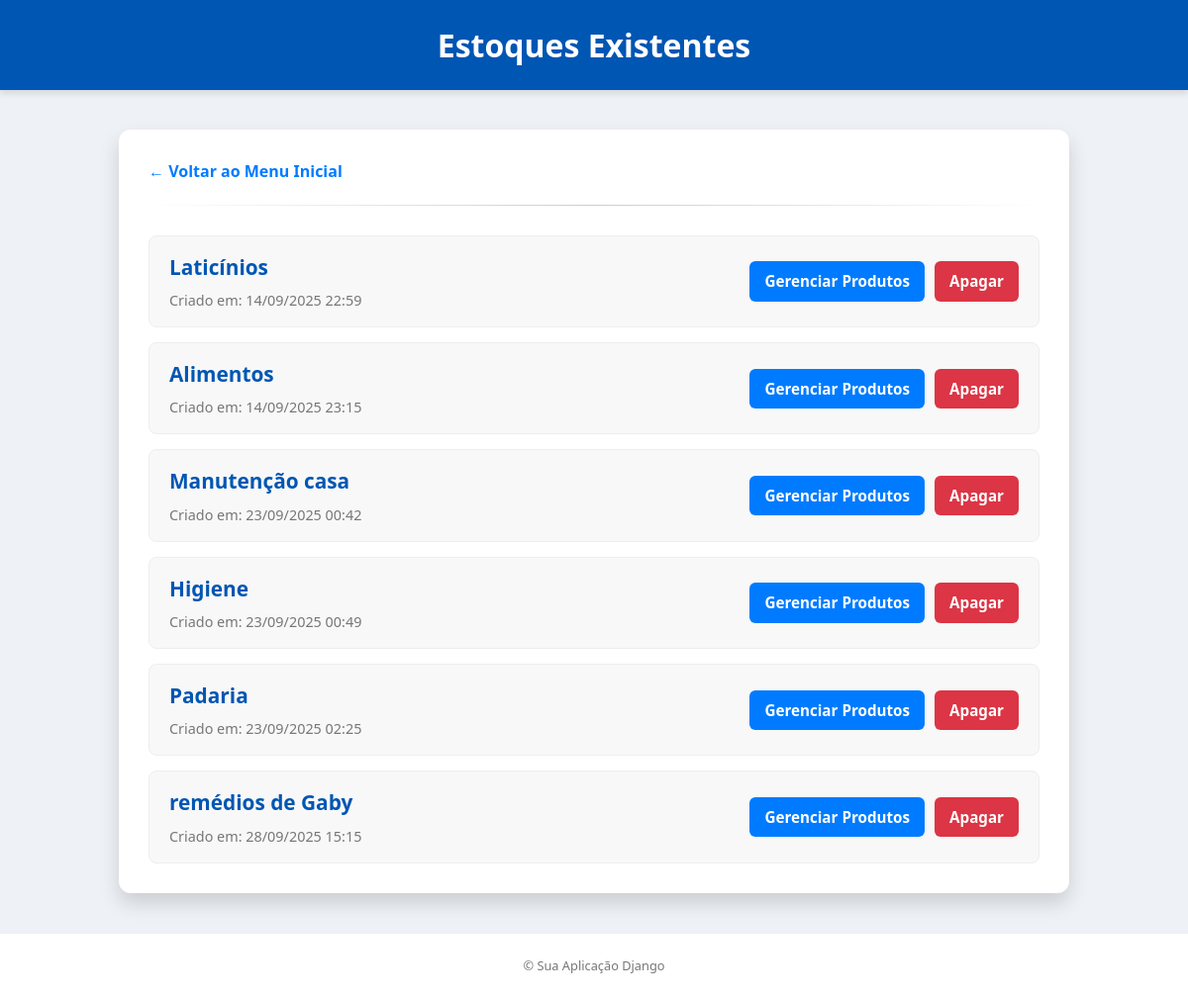
The app's page /estoques/ with its own data.
### core/models.py (models this page shows, shortened)
class Estoque(models.Model):
    nome = models.CharField(
        max_length=100,
        unique=True,
        help_text="Nome do estoque (ex: 'Cozinha', 'Garagem')."
    )
    data_criacao = models.DateTimeField(
        auto_now_add=True,
        help_text="Data e hora em que o estoque foi criado."
    )

### core/views.py (the view)
# urls.py: path('estoques/', views.listar_estoques, name='listar_estoques'),
def listar_estoques(request):
    estoques = Estoque.objects.all()
    context = {
        'estoques': estoques,
    }
    return render(request, 'core/listar_estoques.html', context)

### core/templates/core/listar_estoques.html (shortened to what this page needs)
<!DOCTYPE html>
<html lang="pt-br">
<head>
    {% load static %}
    <link rel="stylesheet" href="{% static 'css/style.css' %}">
</head>
<body>
    <header>
        <h1>Estoques Existentes</h1>
    </header>
    <main class="estoque-list-container">
        <div class="menu-action-bar">
            <a href="{% url 'home' %}" class="back-button">← Voltar ao Menu Inicial</a>
        </div>
        <hr>
        {% if estoques %}
            <div class="estoque-list">
            {% for estoque in estoques %}
                <div class="estoque-item">
                    <div class="estoque-info">
                        <h2>{{ estoque.nome }}</h2>
                        <span class="estoque-date">Criado em: {{ estoque.data_criacao|date:"d/m/Y H:i" }}</span>
                    </div>
                    <div class="estoque-actions">
                        <a href="{% url 'gerenciar_produtos' estoque.id %}" class="action-button primary-action">
                            Gerenciar Produtos
                        </a>
                        <a href="{% url 'apagar_estoque' estoque.id %}" class="action-button danger-action">
                            Apagar
                        </a>
                    </div>
                </div>
            {% endfor %}
            </div>
        {% else %}
            <div class="empty-state">
                <p>Não existem estoques cadastrados.</p>
                <a href="{% url 'criar_estoque' %}" class="action-button primary-action">Criar Novo Estoque</a>
            </div>
        {% endif %}
    </main>
    <footer>
        <p>&copy; Sua Aplicação Django</p>
    </footer>
</body>
</html>

### static/css/style.css (style rules this page uses)
body { font-family: 'Segoe UI', Tahoma, Geneva, Verdana, sans-serif; background-color: #eef1f5; color: #333; margin: 0; padding: 0; line-height: 1.6; display: flex; flex-direction: column; align-items: center; min-height: 100vh; }
header { background-color: #0056b3; color: white; width: 100%; padding: 20px 0; text-align: center; box-shadow: 0 4px 6px rgba(0, 0, 0, 0.1); }
header h1 { margin: 0; font-size: 2em; }
hr { border: 0; height: 1px; background-image: linear-gradient(to right, rgba(0, 0, 0, 0), #ccc, rgba(0, 0, 0, 0)); margin-bottom: 25px; }
footer { margin-top: auto; padding: 10px 0; width: 100%; text-align: center; color: #777; font-size: 0.8em; border-top: 1px solid #eee; background-color: #fff; }
.estoque-list-container { background-color: #ffffff; padding: 30px; margin: 40px 20px; border-radius: 12px; box-shadow: 0 10px 20px rgba(0, 0, 0, 0.15); width: 90%; max-width: 900px; }
.estoque-list { display: flex; flex-direction: column; gap: 15px; }
.estoque-item { display: flex; justify-content: space-between; align-items: center; padding: 15px 20px; background-color: #f8f8f8; border: 1px solid #eee; border-radius: 8px; transition: box-shadow 0.3s ease, background-color 0.3s ease; }
.estoque-info h2 { margin: 0; font-size: 1.3em; color: #0056b3; }
.estoque-date { display: block; font-size: 0.9em; color: #777; margin-top: 5px; }
.estoque-actions { display: flex; gap: 10px; }
.action-button { text-decoration: none; padding: 8px 15px; border-radius: 6px; font-weight: 600; transition: background-color 0.3s ease, transform 0.2s ease; border: none; cursor: pointer; font-size: 0.95em; text-align: center; }
.primary-action { background-color: #007bff; color: white; }
.danger-action { background-color: #dc3545; color: white; }
.menu-action-bar { text-align: left; margin-bottom: 20px; }
.back-button { font-size: 1em; color: #007bff; text-decoration: none; font-weight: 600; }
.estoque-list-container hr { margin-top: 0; margin-bottom: 30px; }

### records on screen
Estoque: nome "Laticínios", data_criacao "14/09/2025 22:59"
Estoque: nome "Alimentos", data_criacao "14/09/2025 23:15"
Estoque: nome "Manutenção casa", data_criacao "23/09/2025 00:42"
Estoque: nome "Higiene", data_criacao "23/09/2025 00:49"
Estoque: nome "Padaria", data_criacao "23/09/2025 02:25"
Estoque: nome "remédios de Gaby", data_criacao "28/09/2025 15:15"
